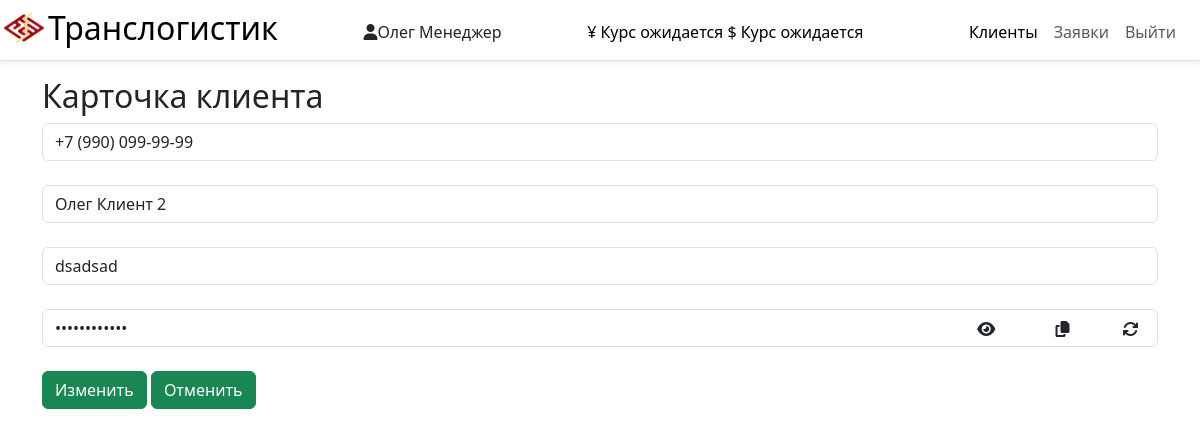
Screenshot of /clients/card-client/23/ (signed in) with the database file from the repository.
### main/models.py (models this page shows, shortened)
class CustomUser(AbstractUser):
    towns = [
        ('Москва', 'Москва'),
        ('Краснодар', 'Краснодар'),
    ]
    roles = [
        ('Супер Администратор', 'Супер Администратор'),
        ('Администратор', 'Администратор'),
        ('Логист', 'Логист'),
        ('Менеджер', 'Менеджер'),
        ('Закупщик', 'Закупщик'),
        ('Клиент', 'Клиент')
    ]
    statuses = [
        (True, 'Активен'),
        (False, 'Заблокирован')
    ]
    first_name = models.CharField('Имя/ФИО', max_length=150, blank=False)
    phone = models.CharField('Телефон', max_length=50, unique=True)
    role = models.CharField(max_length=50, choices=roles, default='Менеджер', verbose_name='Роль')
    patronymic = models.CharField('Отчество', max_length=50, blank=True)
    town = models.CharField('Город', max_length=50, choices=towns, default='Москва')
    description = models.CharField('Описание', max_length=240, blank=True)
    manager = models.IntegerField('Менеджер', blank=True, null=True)
    pass_no_sha = models.CharField('Доп.пароль', max_length=200, blank=True)
    time_create = models.DateTimeField(auto_now_add=True, verbose_name='Дата создания')
    time_update = models.DateTimeField(auto_now=True, verbose_name='Дата изменения')
    status = models.BooleanField(default=True, choices=statuses, verbose_name='Статус')
    class Meta:
        verbose_name = 'Пользователи'
        verbose_name_plural = 'Пользователи'
        ordering = ['role', '-time_create']

### main/views.py (the view, shortened to what this page needs)
# urls.py: path('clients/card-client/<int:client_id>/', views.CardClientsView.as_view(), name='card_client'),
class CardClientsView(LoginRequiredMixin, DataMixin, UpdateView):
    model = CustomUser
    form_class = CardClientsForm
    template_name = 'main/card_client.html'
    pk_url_kwarg = 'client_id'
    success_url = reverse_lazy('clients')
    login_url = reverse_lazy('login')
    role_have_perm = ['Супер Администратор', 'Менеджер']
    def get_context_data(self, *, object_list=None, **kwargs):
        c_def = self.get_user_context(title="Карточка клиента")
        return dict(list(super().get_context_data(**kwargs).items())+list(c_def.items()))
    def get_form_kwargs(self):
        kwargs = super().get_form_kwargs()
        if hasattr(self, 'object'):
            kwargs.update({'instance': self.object})
        kwargs['instance'].password = kwargs['instance'].pass_no_sha
        return kwargs
    def dispatch(self, request, *args, **kwargs):
        if not request.user.is_authenticated:
            return self.handle_no_permission()
        else:
            if request.user.role in self.role_have_perm:
                return super().dispatch(request, *args, **kwargs)
            return self.handle_no_permission()

### main/forms.py (shortened to what this page needs)
class CardClientsForm(ModelForm):
    class Meta:
        model = CustomUser
        fields = ["phone", "first_name", "description", "password"]
        widgets = {
            "phone": TextInput(attrs={
                'class': 'form-control required',
                'id': 'phone-mask',
                'type': 'text',
                'placeholder': '+7 (___) ___-__-__',
            }),
            "first_name": TextInput(attrs={
                'class': 'form-control',
                'placeholder': "Имя"
            }),
            "description": TextInput(attrs={
                'class': 'form-control',
                'placeholder': "Описание"
            }),
            "password": TextInput(attrs={
                'class': 'form-control',
                'placeholder': "Введите пароль",
                "type": "password",
                "id": "inputPassword5",
                "position": "relative",
            }),
        }

### main/utils.py (called while the page is built)
def last_currency():
    try:
        curs = ExchangeRates.objects.filter(time_create__date=datetime.date.today()).order_by('-time_create')[:1][0]
        curs.yuan = str(format(float(curs.yuan), '.2f'))
        curs.dollar = str(format(float(curs.dollar), '.2f'))
        return curs
    except IndexError:
        return False

    def get_user_context(self, **kwargs):
        context = kwargs
        if self.request.user.is_authenticated:
            if self.request.user.role == 'Супер Администратор':
                context['menu'] = menu_super_admin
            elif self.request.user.role == 'Администратор':
                context['menu'] = menu_admin
            elif self.request.user.role == 'Менеджер':
                context['menu'] = menu_manager
            elif self.request.user.role == 'Закупщик':
                context['menu'] = menu_buyer
            elif self.request.user.role == 'Клиент':
                context['menu'] = menu_client
        context['last_currency'] = last_currency()
        context['today'] = datetime.datetime.date(datetime.datetime.now()).strftime("%d.%m.%y")
        return context

### main/templates/main/card_client.html (shortened to what this page needs)
{% extends 'main/base.html' %}
{% block content %}
<h2>Карточка клиента</h2>
<form method="post" id="card-clients-form">
    {{ form.phone }}<br>
    {{ form.first_name }}<br>
    {{ form.description }}<br>
    <div class="password-container">
        {{ form.password }}
        <i class="fa-solid fa-eye" id="show-password-card"></i>
        <div class="tooltip_my_copy">
            <i class="fa-solid fa-copy" id="copy-password-client" onclick="CopyPassClient()" onmouseout="outFunc()"><span class="tooltiptext_my" id="myTooltip">Скопировать</span></i>
        </div>
        <div class="tooltip_my_copy">
            <i class="fa-solid fa-arrows-rotate" id="refresh-password-client" onclick="RefreshPassClient()"></i>
        </div>
    </div><br>
    <button type="submit" class="btn btn-success">Изменить</button>
    <a class="btn btn-success" href="{% url 'clients' %}" role="button">Отменить</a>
</form>
{% endblock %}

### main/templates/main/base.html (shortened to what this page needs)
<!doctype html>
{% load static %}
<html lang="ru" data-bs-theme="light">
<head>
    <link rel="stylesheet" href="{% static 'main/css/styles.css' %}">
    <link rel="stylesheet" href="https://cdnjs.cloudflare.com/ajax/libs/font-awesome/6.4.2/css/all.min.css">
    <link rel="stylesheet" href="https://cdn.jsdelivr.net/npm/bootstrap@5.3.2/dist/css/bootstrap.min.css">
</head>
<body>
<div class="container-fluid d-flex flex-column flex-md-row align-items-center pb-0 mb-3 border-bottom shadow-sm p-1">
    <a href="{% url 'home' %}" class="d-inline-flex pb-2 align-items-center link-body-emphasis text-decoration-none">
        <img src="{% static 'main/images/logo-1.svg' %}" width="40" height="32" class="me-1" id="logo">
        <span class="fs-2">Транслогистик </span>
    </a>
    {% if user.is_authenticated %}<span class="d-inline-flex pt-0 mt-2 mt-md-0 ms-md-auto "><i class="fa-solid fa-user pt-1"></i>{{ user.first_name }}</span>{% endif %}
    {% if user.is_authenticated %}
    {% if user.role == 'Супер Администратор' or user.role == 'Администратор'%}
    {% if last_currency %}
    <a href="{% url 'exchangerates' %}" class="d-inline-flex mt-2 mt-md-0 ms-md-auto link-body-emphasis text-decoration-none" >¥ {{ last_currency.yuan }}  $ {{ last_currency.dollar }}</a>
    {% elif last_currency.yuan %}
    <a href="{% url 'exchangerates' %}" class="d-inline-flex mt-2 mt-md-0 ms-md-auto link-body-emphasis text-decoration-none" >¥ {{ last_currency.yuan }}  $ Курс ожидается</a>
    {% elif last_currency.dollar %}
    <a href="{% url 'exchangerates' %}" class="d-inline-flex mt-2 mt-md-0 ms-md-auto link-body-emphasis text-decoration-none" >¥ Курс ожидается  $ {{ last_currency.dollar }}</a>
    {% else %}
    <a href="{% url 'exchangerates' %}" class="d-inline-flex mt-2 ms-md-auto link-body-emphasis text-decoration-none" ><span class="font-weight-bold">¥ Курс ожидается $ Курс ожидается</span></a>
    {% endif %}
    {% else %}
    {% if last_currency %}
    <span class="d-inline-flex mt-2 mt-md-0 ms-md-auto link-body-emphasis text-decoration-none" >¥ {{ last_currency.yuan }}  $ {{ last_currency.dollar }}</span>
    {% elif last_currency.yuan %}
    <span class="d-inline-flex mt-2 mt-md-0 ms-md-auto link-body-emphasis text-decoration-none" >¥ {{ last_currency.yuan }}  $ Курс ожидается</span>
    {% elif last_currency.dollar %}
    <span class="d-inline-flex mt-2 mt-md-0 ms-md-auto link-body-emphasis text-decoration-none" >¥ Курс ожидается  $ {{ last_currency.dollar }}</span>
    {% else %}
    <span class="d-inline-flex mt-2 mt-md-0 ms-md-auto link-body-emphasis text-decoration-none" ><span class="font-weight-bold">¥ Курс ожидается $ Курс ожидается</span></span>
    {% endif %}
    {% endif %}
    <nav class="navbar navbar-expand d-inline-flex mt-0 mt-md-0 ms-md-auto">
        <div class="container-fluid">
            <div class="collapse navbar-collapse" id="navbarNav">
                <ul class="navbar-nav">
                    {% for m in menu %}
                    {% if m.url_name in request.path %}
                    <li class="nav-item">
                        <a class="nav-link active" href="{% url m.url_name %}">{{m.title}}</a>
                    </li>
                    {% else %}
                    <li class="nav-item">
                        <a class="nav-link " href="{% url m.url_name %}">{{m.title}}</a>
                    </li>
                    {% endif %}
                    {% endfor %}
                    {% if request.user.is_authenticated %}
                    <li class="nav-item"><a class="nav-link" href="{% url 'logout' %}">Выйти</a>
                    </li>
                    {% endif %}
                </ul>
            </div>
        </div>
    </nav>
    {% endif %}
</div>
<div class="container">
    {% block content %}{% endblock %}
</div>
</body>

### main/static/main/css/styles.css (style rules this page uses)
.password-container { position: relative; }
#show-password, #show-password-card { position: absolute; top: 30%; right: 13.5%; cursor: pointer; width: 30px; height: 20px; }
#refresh-password-client { position: absolute; top: 30%; right: .5%; cursor: pointer; width: 30px; height: 20px; }
#copy-password-client { position: absolute; top: 30%; right: 6.5%; cursor: pointer; width: 30px; height: 20px; }

### rows the page displays
CustomUser: first_name "Олег Менеджер"
CustomUser: phone "+7 (990) 099-99-99", first_name "Олег Клиент 2", description "dsadsad"

### other values shown
{{ m.title }} "Клиенты"
{{ m.title }} "Заявки"
